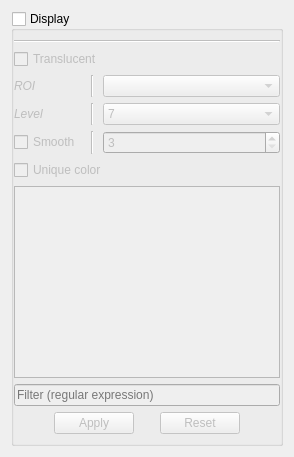
              <widget class="QWidget" name="_roi_page">
               <layout class="QVBoxLayout" name="verticalLayout_11">
                <item>
                 <widget class="QGroupBox" name="_roi_grp">
                  <property name="enabled">
                   <bool>true</bool>
                  </property>
                  <property name="title">
                   <string>Display</string>
                  </property>
                  <property name="checkable">
                   <bool>true</bool>
                  </property>
                  <property name="checked">
                   <bool>false</bool>
                  </property>
                  <layout class="QVBoxLayout" name="verticalLayout_23">
                   <property name="leftMargin">
                    <number>0</number>
                   </property>
                   <property name="rightMargin">
                    <number>0</number>
                   </property>
                   <item>
                    <widget class="Line" name="line_86">
                     <property name="minimumSize">
                      <size>
                       <width>200</width>
                       <height>0</height>
                      </size>
                     </property>
                     <property name="orientation">
                      <enum>Qt::Horizontal</enum>
                     </property>
                    </widget>
                   </item>
                   <item>
                    <layout class="QGridLayout" name="gridLayout_39">
                     <property name="topMargin">
                      <number>0</number>
                     </property>
                     <item row="2" column="0">
                      <widget class="QLabel" name="label_114">
                       <property name="font">
                        <font>
                         <italic>true</italic>
                        </font>
                       </property>
                       <property name="text">
                        <string>Level</string>
                       </property>
                      </widget>
                     </item>
                     <item row="3" column="2">
                      <widget class="QSpinBox" name="_roiSmooth">
                       <property name="minimum">
                        <number>3</number>
                       </property>
                       <property name="singleStep">
                        <number>2</number>
                       </property>
                       <property name="value">
                        <number>3</number>
                       </property>
                      </widget>
                     </item>
                     <item row="1" column="0">
                      <widget class="QLabel" name="label_113">
                       <property name="font">
                        <font>
                         <italic>true</italic>
                        </font>
                       </property>
                       <property name="text">
                        <string>ROI</string>
                       </property>
                      </widget>
                     </item>
                     <item row="1" column="1">
                      <widget class="Line" name="line_3">
                       <property name="minimumSize">
                        <size>
                         <width>10</width>
                         <height>0</height>
                        </size>
                       </property>
                       <property name="orientation">
                        <enum>Qt::Vertical</enum>
                       </property>
                      </widget>
                     </item>
                     <item row="3" column="1">
                      <widget class="Line" name="line_4">
                       <property name="minimumSize">
                        <size>
                         <width>10</width>
                         <height>0</height>
                        </size>
                       </property>
                       <property name="orientation">
                        <enum>Qt::Vertical</enum>
                       </property>
                      </widget>
                     </item>
                     <item row="5" column="2">
                      <spacer name="horizontalSpacer_29">
                       <property name="orientation">
                        <enum>Qt::Horizontal</enum>
                       </property>
                       <property name="sizeHint" stdset="0">
                        <size>
                         <width>40</width>
                         <height>0</height>
                        </size>
                       </property>
                      </spacer>
                     </item>
                     <item row="0" column="0" colspan="3">
                      <widget class="QCheckBox" name="_roiTransp">
                       <property name="enabled">
                        <bool>false</bool>
                       </property>
                       <property name="text">
                        <string>Translucent</string>
                       </property>
                      </widget>
                     </item>
                     <item row="1" column="2">
                      <widget class="QComboBox" name="_roiDiv" />
                     </item>
                     <item row="2" column="1">
                      <widget class="Line" name="line_7">
                       <property name="minimumSize">
                        <size>
                         <width>10</width>
                         <height>0</height>
                        </size>
                       </property>
                       <property name="orientation">
                        <enum>Qt::Vertical</enum>
                       </property>
                      </widget>
                     </item>
                     <item row="2" column="2">
                      <widget class="QComboBox" name="_roiLevel">
                       <property name="enabled">
                        <bool>false</bool>
                       </property>
                       <item>
                        <property name="text">
                         <string>7</string>
                        </property>
                       </item>
                       <item>
                        <property name="text">
                         <string>12</string>
                        </property>
                       </item>
                       <item>
                        <property name="text">
                         <string>20</string>
                        </property>
                       </item>
                       <item>
                        <property name="text">
                         <string>36</string>
                        </property>
                       </item>
                       <item>
                        <property name="text">
                         <string>64</string>
                        </property>
                       </item>
                       <item>
                        <property name="text">
                         <string>122</string>
                        </property>
                       </item>
                       <item>
                        <property name="text">
                         <string>ROI</string>
                        </property>
                       </item>
                      </widget>
                     </item>
                     <item row="3" column="0">
                      <widget class="QCheckBox" name="_roiIsSmooth">
                       <property name="text">
                        <string>Smooth</string>
                       </property>
                      </widget>
                     </item>
                     <item row="4" column="0" colspan="3">
                      <widget class="QCheckBox" name="_roiUniColor">
                       <property name="text">
                        <string>Unique color</string>
                       </property>
                      </widget>
                     </item>
                    </layout>
                   </item>
                   <item>
                    <layout class="QGridLayout" name="gridLayout_20">
                     <property name="topMargin">
                      <number>0</number>
                     </property>
                     <item row="2" column="0">
                      <layout class="QHBoxLayout" name="horizontalLayout_13">
                       <property name="topMargin">
                        <number>0</number>
                       </property>
                       <item>
                        <spacer name="horizontalSpacer_55">
                         <property name="orientation">
                          <enum>Qt::Horizontal</enum>
                         </property>
                         <property name="sizeHint" stdset="0">
                          <size>
                           <width>40</width>
                           <height>20</height>
                          </size>
                         </property>
                        </spacer>
                       </item>
                       <item>
                        <widget class="QPushButton" name="_roiButApply">
                         <property name="text">
                          <string>Apply</string>
                         </property>
                        </widget>
                       </item>
                       <item>
                        <spacer name="horizontalSpacer_56">
                         <property name="orientation">
                          <enum>Qt::Horizontal</enum>
                         </property>
                         <property name="sizeType">
                          <enum>QSizePolicy::Fixed</enum>
                         </property>
                         <property name="sizeHint" stdset="0">
                          <size>
                           <width>20</width>
                           <height>20</height>
                          </size>
                         </property>
                        </spacer>
                       </item>
                       <item>
                        <widget class="QPushButton" name="_roiButRst">
                         <property name="text">
                          <string>Reset</string>
                         </property>
                        </widget>
                       </item>
                       <item>
                        <spacer name="horizontalSpacer_8">
                         <property name="orientation">
                          <enum>Qt::Horizontal</enum>
                         </property>
                         <property name="sizeHint" stdset="0">
                          <size>
                           <width>40</width>
                           <height>20</height>
                          </size>
                         </property>
                        </spacer>
                       </item>
                      </layout>
                     </item>
                     <item row="0" column="1">
                      <spacer name="verticalSpacer_12">
                       <property name="orientation">
                        <enum>Qt::Vertical</enum>
                       </property>
                       <property name="sizeHint" stdset="0">
                        <size>
                         <width>0</width>
                         <height>40</height>
                        </size>
                       </property>
                      </spacer>
                     </item>
                     <item row="1" column="0">
                      <widget class="QLineEdit" name="_roiFilter">
                       <property name="placeholderText">
                        <string>Filter (regular expression)</string>
                       </property>
                      </widget>
                     </item>
                     <item row="0" column="0">
                      <widget class="QTableView" name="_roiToAdd" />
                     </item>
                    </layout>
                   </item>
                  </layout>
                 </widget>
                </item>
               </layout>
              </widget>
